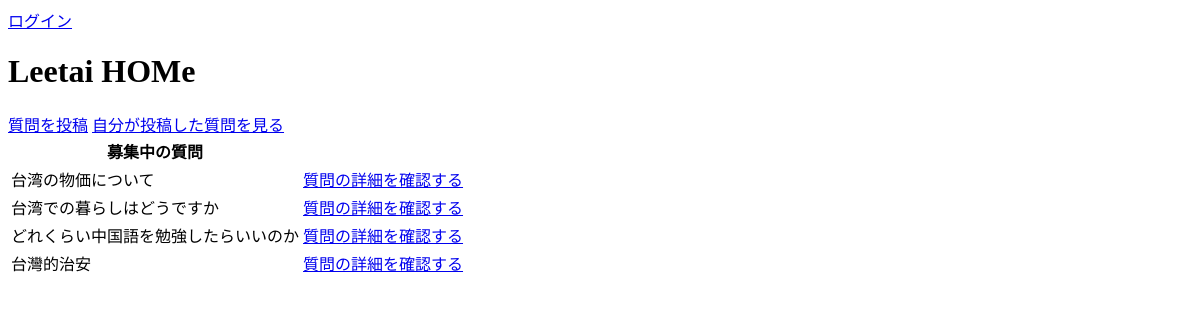
Before: / with the older database file.
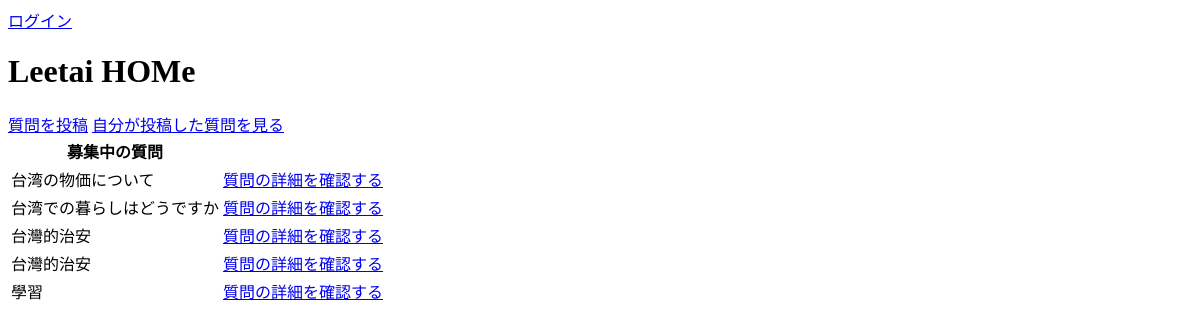
After: the same page with the newer database file.
### Leetai/models.py (models this page shows, shortened)
class Question(models.Model):
    user = models.ForeignKey(User,on_delete=models.CASCADE,null=True,blank=True)
    title = models.CharField(max_length=200)
    content = models.TextField(null=True, blank=True)
    created_at = models.DateTimeField(auto_now_add=True)
    is_resolved = models.BooleanField(default=False)

### Leetai/views.py (the view)
# urls.py: path("",HomepageCommonView.as_view(),name="home"),
class HomepageCommonView(ListView):
    template_name = 'home.html'
    model = Question
    context_object_name = "Question_lists"

### Leetai/templates/home.html
{% if request.user.is_authenticated %}
<p>{{request.user}}</p>
<form id="logout" method="POST" action="{% url 'logout' %}"style="display: none;">
    {% csrf_token %}
<button type="submit">logout</button>
</form>
<a href="#" onclick="document.getElementById('logout').submit();">logout</a>
{% else %}
<a href ="{% url 'login' %}">ログイン</a>
{% endif %}
<h1>Leetai HOMe</h1>
<a href="{% url 'create_Question'  %}" >質問を投稿</a>
<a href="{% url 'myhome' %}">自分が投稿した質問を見る</a>
<table>
    <tr>
        <th>募集中の質問</th>
    </tr>
    {% for question in Question_lists %}
    <tr>
        <td>{{question.title}}</td>
        <td><a href="{% url 'question_detail' question.id %}">質問の詳細を確認する</a></td>
    </tr>
    {% endfor%}
</table>

Changed rows visible on the page:
removed Question: title "どれくらい中国語を勉強したらいいのか"
added Question: title "台灣的治安"
added Question: title "學習"
